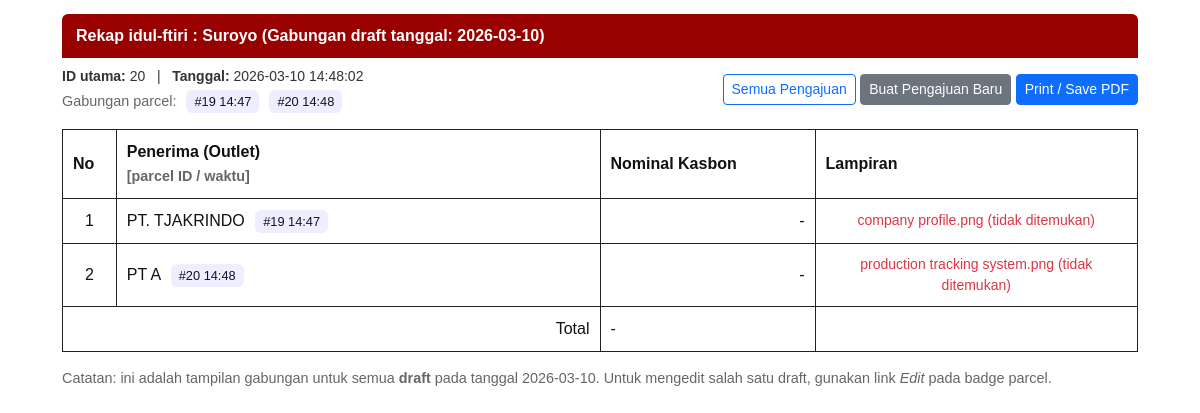
Screenshot of /parcel_view.php?id=20 (signed in) with the database file from the repository.
### tables this page shows
CREATE TABLE `parcels` (
  `id` int(11) NOT NULL,
  `user_id` int(11) DEFAULT NULL,
  `nik` varchar(50) NOT NULL,
  `category` varchar(50) NOT NULL,
  `created_at` datetime DEFAULT current_timestamp(),
  `status` varchar(20) DEFAULT 'draft',
  `updated_at` datetime DEFAULT NULL,
  `total_kasbon` decimal(12,2) DEFAULT 0.00,
  `admin_total` decimal(14,2) DEFAULT NULL
);

CREATE TABLE `users` (
  `id` int(10) UNSIGNED NOT NULL,
  `nik` varchar(32) NOT NULL,
  `username` varchar(50) NOT NULL,
  `nama` varchar(200) NOT NULL,
  `departemen` varchar(100) DEFAULT NULL,
  `cabang` varchar(100) DEFAULT NULL,
  `jabatan` varchar(150) DEFAULT NULL,
  `singkatan_nama` varchar(20) DEFAULT NULL,
  `password` varchar(255) NOT NULL,
  `uid` varchar(100) DEFAULT NULL,
  `created_at` datetime NOT NULL DEFAULT current_timestamp(),
  `role` varchar(20) NOT NULL DEFAULT 'user'
);

CREATE TABLE `parcel_outlets` (
  `id` int(11) NOT NULL,
  `parcel_id` int(11) NOT NULL,
  `outlet_name` varchar(255) NOT NULL,
  `amount` decimal(15,2) DEFAULT NULL,
  `created_at` datetime DEFAULT current_timestamp(),
  `note` text DEFAULT NULL
);

CREATE TABLE `parcel_files` (
  `id` int(11) NOT NULL,
  `outlet_id` int(11) NOT NULL,
  `filename` varchar(255) NOT NULL,
  `original_name` varchar(255) DEFAULT NULL,
  `mime` varchar(50) DEFAULT NULL,
  `size` int(11) DEFAULT NULL,
  `created_at` datetime DEFAULT current_timestamp()
);

### parcel_view.php (the view, shortened to what this page needs)
<?php
require __DIR__ . '/db.php';
function e($v){ return htmlspecialchars((string)$v, ENT_QUOTES, 'UTF-8'); }
$upload_base = 'uploads';
function resolve_relpath($filename, $upload_base='uploads') {
  return $upload_base . '/' . ltrim($filename, '/');
}
function file_exists_on_disk($relpath) {
  $full = __DIR__ . '/' . ltrim($relpath, '/');
  return is_file($full);
}
$id = isset($_GET['id']) ? (int)$_GET['id'] : 0;
$stmt = $pdo->prepare("SELECT p.*, u.nama AS user_name FROM parcels p LEFT JOIN users u ON p.user_id = u.id WHERE p.id = ? LIMIT 1");
$stmt->execute([$id]);
$parcel = $stmt->fetch(PDO::FETCH_ASSOC);
$parcels_to_show = [];
$parcels_to_show[] = $parcel;
if (strtolower($parcel['status'] ?? '') === 'draft') {
  $dateOnly = date('Y-m-d', strtotime($parcel['created_at']));
  $stmtp = $pdo->prepare("SELECT * FROM parcels WHERE user_id = ? AND status = 'draft' AND DATE(created_at) = ? ORDER BY id");
  $stmtp->execute([(int)$parcel['user_id'], $dateOnly]);
  $sameDateParcels = $stmtp->fetchAll(PDO::FETCH_ASSOC);
  $map = [];
  foreach ($sameDateParcels as $pp) $map[(int)$pp['id']] = $pp;
  ksort($map);
  $parcels_to_show = array_values($map);
}
$outlets_grouped = [];
$total = 0.0;
$has_amount = false;
foreach ($parcels_to_show as $p) {
  $pid = (int)$p['id'];
  $stmt = $pdo->prepare("SELECT * FROM parcel_outlets WHERE parcel_id = ? ORDER BY id");
  $stmt->execute([$pid]);
  $outs = $stmt->fetchAll(PDO::FETCH_ASSOC);
  $outs_with_files = [];
  foreach ($outs as $o) {
    $stmtf = $pdo->prepare("SELECT id, filename, original_name, size FROM parcel_files WHERE outlet_id = ? ORDER BY id");
    $stmtf->execute([$o['id']]);
    $files = $stmtf->fetchAll(PDO::FETCH_ASSOC);
    $files_norm = [];
    foreach ($files as $f) {
      $rel = resolve_relpath($f['filename'] ?? '', $upload_base);
      $exists = $rel ? file_exists_on_disk($rel) : false;
      $files_norm[] = [
        'id' => $f['id'] ?? null,
        'original_name' => $f['original_name'] ?? $f['filename'],
        'filename' => $f['filename'] ?? null,
        'relpath' => $rel,
        'exists' => $exists,
        'size' => $f['size'] ?? null
      ];
    }
    $o['files'] = $files_norm;
    $outs_with_files[] = $o;
  }
  $outlets_grouped[] = [
    'parcel' => $p,
    'outlets' => $outs_with_files
  ];
}
?><!doctype html>
<html lang="id">
<head>
  <link href="https://cdn.jsdelivr.net/npm/bootstrap@5.3.2/dist/css/bootstrap.min.css" rel="stylesheet">
</head>
<body>
  <div class="wrap">
    <?php
      $titleExtra = count($parcels_to_show) > 1 ? ' (Gabungan draft tanggal: ' . date('Y-m-d', strtotime($parcel['created_at'])) . ')' : '';
    ?>
    <div class="title-bar">Rekap <?= e($parcel['category'] ?? 'Parcel') ?> : <?= e($parcel['user_name'] ?? $parcel['nik']) ?><?= e($titleExtra) ?></div>
    <div class="d-flex justify-content-between align-items-center no-print mb-3">
      <div class="meta">
        <strong>ID utama:</strong> <?= e($parcel['id']) ?> &nbsp; | &nbsp;
        <strong>Tanggal:</strong> <?= e($parcel['created_at']) ?>
        <?php if (count($parcels_to_show) > 1): ?>
          <div class="small-muted mt-1">Gabungan parcel:
            <?php foreach ($parcels_to_show as $pp): ?>
              <?php
                $editLink = ((int)$pp['user_id'] === (int)$_SESSION['user_id'] && strtolower($pp['status'] ?? '') === 'draft')
                          ? ' <a class="parcel-badge" href="parcel_create.php?id=' . e($pp['id']) . '">#' . e($pp['id']) . ' ' . e(date('H:i',strtotime($pp['created_at']))) . '</a>'
                          : '<span class="parcel-badge">#' . e($pp['id']) . ' ' . e(date('H:i',strtotime($pp['created_at']))) . '</span>';
              ?>
              <?= $editLink ?>
            <?php endforeach; ?>
          </div>
        <?php endif; ?>
      </div>
      <div>
        <a class="btn btn-sm btn-outline-primary" href="parcel_list.php">Semua Pengajuan</a>
        <a class="btn btn-sm btn-secondary" href="parcel_create.php">Buat Pengajuan Baru</a>
        <button class="btn btn-sm btn-primary" onclick="window.print()">Print / Save PDF</button>
      </div>
    </div>
    <table class="rekap">
      <thead>
        <tr>
          <th style="width:5%;">No</th>
          <th style="width:45%;">Penerima (Outlet) <br><small class="small-muted">[parcel ID / waktu]</small></th>
          <th style="width:20%;">Nominal Kasbon</th>
          <th style="width:30%;">Lampiran</th>
        </tr>
      </thead>
      <tbody>
        <?php
          $no = 1;
          foreach ($outlets_grouped as $group) {
            $p = $group['parcel'];
            foreach ($group['outlets'] as $o) {
              $penerima = strtoupper($o['outlet_name'] ?? '-');
              $nom = (isset($o['amount']) && $o['amount'] !== null && $o['amount'] !== '') ? $o['amount'] : null;
        ?>
          <tr>
            <td class="text-center"><?= $no ?></td>
            <td>
              <?= e($penerima) ?>
              <?php
                if ((int)$p['user_id'] === (int)$_SESSION['user_id'] && strtolower($p['status'] ?? '') === 'draft') {
                  echo ' <a class="parcel-badge" href="parcel_create.php?id=' . e($p['id']) . '">#' . e($p['id']) . ' ' . e(date('H:i', strtotime($p['created_at']))) . '</a>';
                } else {
                  echo ' <span class="parcel-badge">#' . e($p['id']) . ' ' . e(date('H:i', strtotime($p['created_at']))) . '</span>';
                }
              ?>
            </td>
            <td class="text-end"><?= $nom !== null ? e('Rp ' . number_format((float)$nom,0,',','.')) : '-' ?></td>
            <td class="text-center">
              <?php if (!empty($o['files'])): ?>
                <div class="files-row">
                  <?php foreach ($o['files'] as $f): ?>
                    <?php if ($f['exists'] && $f['relpath']): ?>
                      <a href="<?= e($f['relpath']) ?>" target="_blank" title="<?= e($f['original_name']) ?>">
                        <img src="<?= e($f['relpath']) ?>" class="lampiran-img" alt="<?= e($f['original_name']) ?>">
                      </a>
                    <?php else: ?>
                      <div class="small text-danger"><?= e($f['original_name'] ?? $f['filename']) ?> (tidak ditemukan)</div>
                    <?php endif; ?>
                  <?php endforeach; ?>
                </div>
              <?php else: ?>
                <div class="text-muted small">-</div>
              <?php endif; ?>
            </td>
          </tr>
        <?php
              $no++;
            }
          }
        ?>
      </tbody>
      <tfoot>
        <tr>
          <td colspan="2" class="text-end">Total</td>
          <td class="text-right"><?= $has_amount ? e('Rp ' . number_format($total,0,',','.')) : '-' ?></td>
          <td></td>
        </tr>
      </tfoot>
    </table>
    <?php if (count($parcels_to_show) > 1): ?>
      <div class="mt-3 small-muted">
        Catatan: ini adalah tampilan gabungan untuk semua <strong>draft</strong> pada tanggal <?= e(date('Y-m-d', strtotime($parcel['created_at']))) ?>.
        Untuk mengedit salah satu draft, gunakan link <em>Edit</em> pada badge parcel.
      </div>
    <?php endif; ?>
  </div>
</body>
</html>

### parcel_view.php (style rules this page uses)
body { font-family: Arial, Helvetica, sans-serif; color:#111; background:#fff; }
.wrap { max-width:1100px; margin:14px auto; padding:0 12px; }
.title-bar { background:#990000; color:#fff; padding:10px 14px; font-weight:700; border-radius:6px 6px 0 0; margin-bottom:8px; }
table.rekap { width:100%; border-collapse:collapse; border:1px solid #222; }
table.rekap th, table.rekap td { border:1px solid #222; padding:10px; vertical-align:middle; }
.files-row { display:flex; gap:8px; flex-wrap:wrap; justify-content:center; align-items:center; }
.parcel-badge { font-size:0.8rem; background:#eef; color:#113; padding:4px 8px; border-radius:6px; margin-left:6px; text-decoration:none; }
.small-muted { color:#666; font-size:0.9rem; }
.meta { font-size:14px; color:#333; }

### rows the page displays
parcels: category "idul-ftiri", user.nama "Suroyo", created_at "(Gabungan draft tanggal: 2026-03-10)", id "20", created_at "2026-03-10 14:48:02", created_at "14:48", created_at "2026-03-10"
parcels: id "19", created_at "14:47"
parcel_outlets: outlet_name "PT. TJAKRINDO", parcel "19", parcel.created_at "14:47"
parcel_files: original_name "company profile.png"
parcel_outlets: outlet_name "PT A", parcel "20", parcel.created_at "14:48"
parcel_files: original_name "production tracking system.png"
